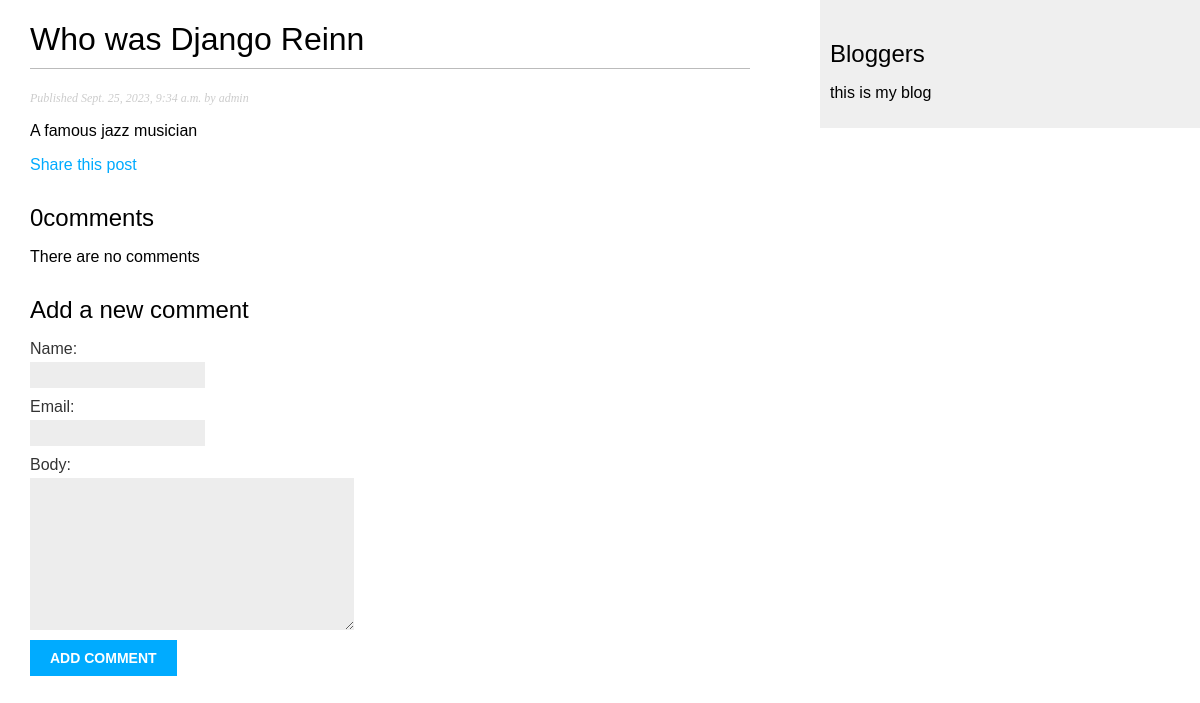
/blog/2023/9/25/Who-was-Django-Reinn/, run on the app's committed database.
### blog/models.py (models this page shows, shortened)
class Post(models.Model):
    class Status(models.TextChoices):
        DRAFT = 'DF', 'Draft'
        PUBLISHED = 'PB', 'Published'
    title = models.CharField(max_length = 250)
    slug = models.SlugField(max_length = 250, unique_for_date= 'publish', )
    author = models.ForeignKey(User,on_delete=models.CASCADE,related_name='blog_posts')
    body = models.TextField()
    publish = models.DateTimeField(default=timezone.now)
    created = models.DateTimeField(auto_now_add = True)
    updated = models.DateTimeField(auto_now = True)
    image =models.ImageField(null=True,blank=True,upload_to='images/')
    status = models.CharField(max_length=2,choices=Status.choices,default = Status.DRAFT)
    published = PublishedManager()
    objects = models.Manager()
    class Meta:
        ordering = ['-publish']
        indexes = [models.Index(fields=['-publish']),]

### blog/views.py (the view)
# urls.py: path('<int:year>/<int:month>/<int:day>/<slug:post>/', views.post_detail,name = 'post_detail'), # mapps to the post_detail view
def post_detail(request, year, month, day,post):
    post = get_object_or_404(Post,status = Post.Status.PUBLISHED,
                             slug=post,
                             publish__year = year,
                             publish__month = month,
                             publish__day = day,
                             )
    comments = post.comments.filter(active = True) # list of active comments for this post
    form = CommentForm()
    return render(request,'blog/post/detail.html',{'post': post,
                                                   'comments': comments,
                                                   'form': form})

### blog/forms.py
class CommentForm(forms.ModelForm):
    class Meta:
       model = Comment # indicating which model to build the form from
       fields = ['name','email','body'] # explicitly telling djando which fields to include

### blog/models.py (called while the page is built)
    def get_queryset(self):
        return super().get_queryset().filter(status = Post.Status.PUBLISHED)

### blog/templates/blog/post/detail.html (shortened to what this page needs)
{% extends "blog/base.html" %}
{% block content %}
    <h1>{{ post.title }}</h1>
    <p class = 'date'> Published {{ post.publish }} by {{ post.author}}</p>
    {{ post.body|linebreaks }}
    <p>
        <a href="{% url 'blog:post_share' post.id %}">Share this post</a>
    </p>
    {% with comments.count as total_comments %}
    <h2>
        {{ total_comments }}comment{{ total_comments|pluralize }}
    </h2>
    {% endwith %}
    {% for comment in comments %}
        <div class = "comments">
            <p class = "info">
                Comment {{ forloop.counter }} by {{ comment.name }}
                {{ comment.created }}
            </p>
            {{ comment.body|linebreaks}}
        </div>
        {% empty %}
            <p>There are no comments</p>
    {% endfor %}
    {% include "blog/post/includes/comment_form.html" %}
{% endblock %}

### static/blog/blog.css (style rules this page uses)
body { margin:0; padding:0; font-family:helvetica, sans-serif; }
a { color:#00abff; text-decoration:none; }
h1 { font-weight:normal; border-bottom:1px solid #bbb; padding:0 0 10px 0; }
h2 { font-weight:normal; margin:30px 0 0; }
p.date { color:#ccc; font-family: georgia, serif; font-size: 12px; font-style: italic; }
label { float:left; clear:both; color:#333; margin-bottom:4px; }
input, textarea { clear:both; float:left; margin:0 0 10px; background:#ededed; border:0; padding:6px 10px; font-size:12px; }

### data on the page
Post: title "Who was Django Reinn", publish "Sept. 25, 2023, 9:34 a.m.", author "admin", body "A famous jazz musician"

### other printed values
{{ total_comments }} "0"
